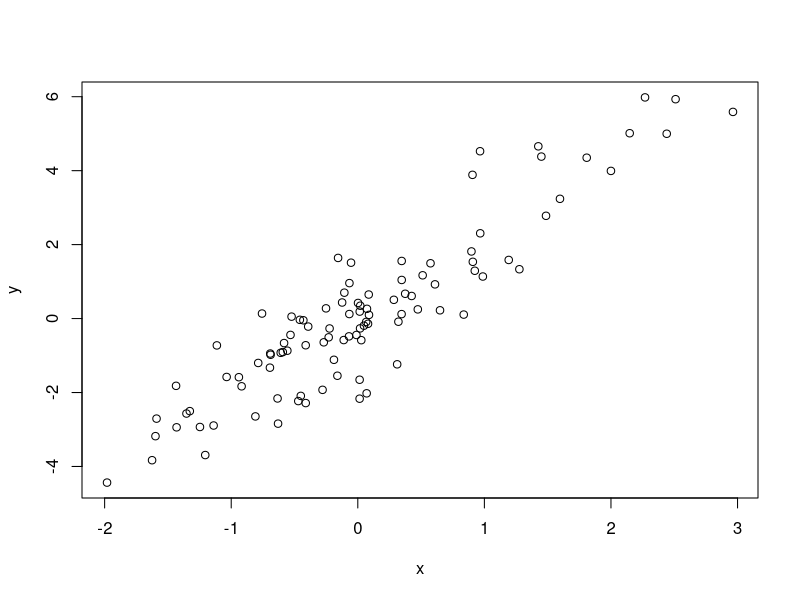
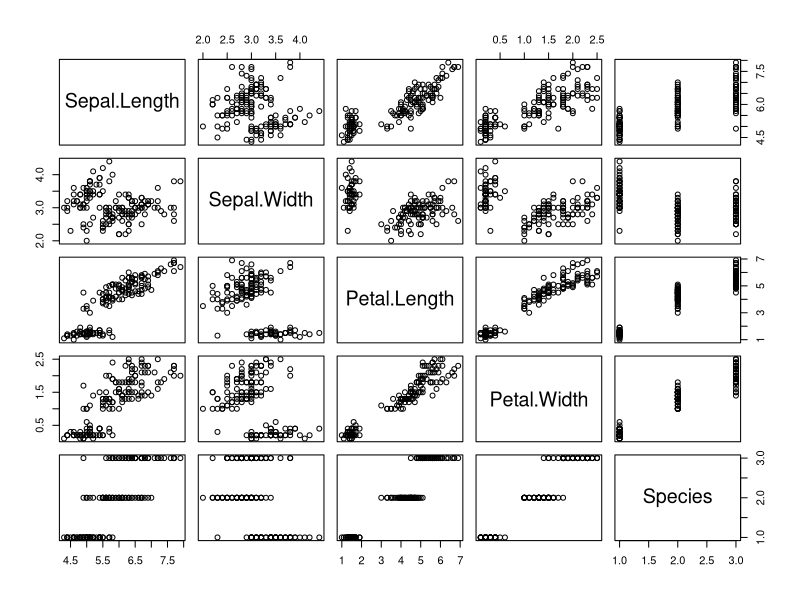

Recreate these plots in R, in order.
## ---- chunk 1

## ---- chunk 2
knitr::opts_chunk$set(echo = TRUE, warning = FALSE, message = FALSE)
## ---- chunk 3
x <- rnorm(100)
y <- 2*x + rnorm(100)
cor(x, y)
## ---- chunk 4
plot(x,y)
## ---- chunk 5
iris
plot(iris)
## ---- chunk 6
cars
